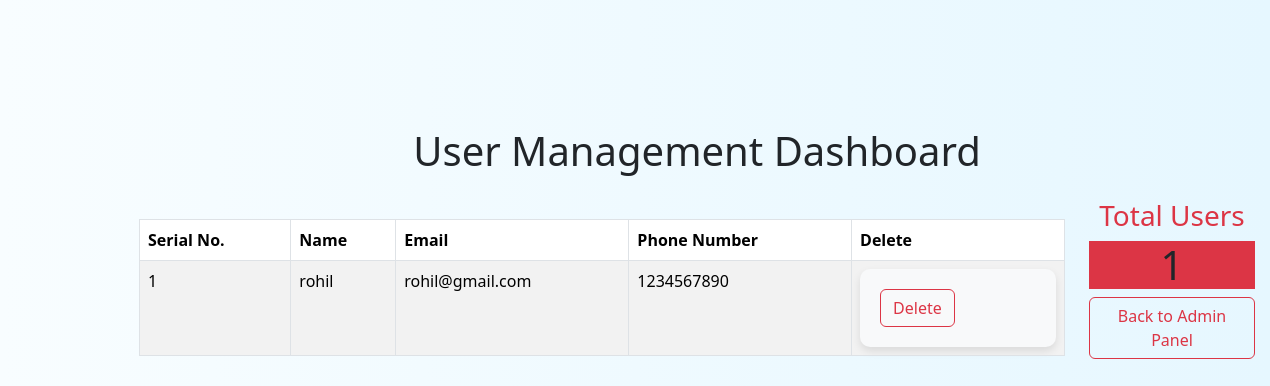
The app's page /admin/user/user_form.php with its own data.
### tables this page shows
CREATE TABLE `user` (
  `id` int(11) NOT NULL,
  `username` varchar(100) NOT NULL,
  `email` varchar(100) NOT NULL,
  `phno` varchar(200) NOT NULL,
  `password` varchar(100) NOT NULL
);

### db.php (called while the page is built, shortened)
<?php
require_once 'model/user.php';
class Database {
    private $conn;
    public function __construct($host, $user, $password, $dbname) {
        $this->conn = new mysqli($host, $user, $password, $dbname);
    }
    public function getConnection() {
        return $this->conn;
    }
}
?>

### admin/user/user_api.php (called while the page is built, shortened)
<?php
require_once '../../db.php';
class UserAPI
{
    private $dbConnection;
    public function __construct($host, $user, $password, $dbName)
    {
        $db = new Database($host, $user, $password, $dbName);
        $this->dbConnection = $db->getConnection();
    }
    public function getAllUsers()
    {
        try {
        $stmt = $this->dbConnection->prepare("SELECT * FROM user");
        $stmt->execute();
        $result = $stmt->get_result();
        $users = [];
        while ($row = $result->fetch_assoc()) {
            $users[] = new User(
                $row['username'],
                $row['email'],
                $row['phno'],
                $row['password'],
                $row['id']
            );
        }
        return $users;
    } catch (Exception $e) {
        echo "Error fetching products: " . $e->getMessage();
        return [];
    }
    }
}
$userAPI = new UserAPI('localhost', 'root', '', 'speakers');
?>

### model/user.php (called while the page is built, shortened)
<?php
class User{
public $username = '';
private $email = '';
private $phno = '';
public function __construct($username, $email, $phno, $password, $id = null) {
    $this->username = $username;
}
public function getUsername() {
    return $this->username;
}
public function setEmail($email) {
    if (filter_var($email, FILTER_VALIDATE_EMAIL)) {
        $this->email = $email;
    } else {
        throw new Exception("Invalid email format");
    }
}
public function getEmail() {
    return $this->email;
}
public function setPhno($phno) {
    if (preg_match('/^\+?[0-9]{10,15}$/', $phno)) {
        $this->phno = $phno;
    } else {
        throw new Exception("Invalid phone number format");
    }
}
public function getPhno() {
    return $this->phno;
}
}
?>

### admin/user/user_form.php (the view, shortened to what this page needs)
<!DOCTYPE html>
<html lang="en">
<head>
    <link href="https://cdn.jsdelivr.net/npm/bootstrap@5.3.3/dist/css/bootstrap.min.css" rel="stylesheet"
>
    <link rel="stylesheet" href="../../assets/style.css">
</head>
<?php
include('user_api.php');
$users = $userAPI->getAllUsers();
$count = count($users);
?>
<body>
    <div class="container">
    <h1 class="text-center my-4">User Management Dashboard</h1>
        <div class="row">
            <div class="col-md-10">
                <table class="table table-striped">
                    <thead class="text-center">
                        <tr>
                            <th>Serial No.</th>
                            <th>Name</th>
                            <th>Email</th>
                            <th>Phone Number</th>
                            <th>Delete</th>
                        </tr>
                    </thead>
                    <tbody>
                        <?php
                        foreach ($users as $index => $user) {
                            echo "<tr>
                                    <td>" . ($index + 1) . "</td>
                                    <td>" . htmlspecialchars($user->getUsername()) . "</td>
                                    <td>" . htmlspecialchars($user->getEmail()) . "</td>
                                    <td>" . htmlspecialchars($user->getPhno()) . "</td>
                                    <td>
                                        <form action='user_form.php' method='POST'>
                                            <input type='hidden' name='userId' value='" . $user->getId() . "'>
                                            <button type='submit' class='btn btn-outline-danger' name='deleteUser'>Delete</button>
                                        </form>
                                    </td>
                                  </tr>";
                        }
                        ?>
                    </tbody>
                </table>
            </div>
            <div class="col-md-2 pr-5 text-center">
                <h3 class="text-danger">Total Users</h3>
                <h1 id="userCount" class="bg-danger"><?= $count ?></h1>
                <a href="../OurStore.php" class="btn btn-outline-danger">Back to Admin Panel</a>
            </div>
        </div>
    </div>
</body>
</html>

### assets/style.css (style rules this page uses)
body { background: linear-gradient(to right, #f8fdff, #e6f7ff); }
.container { margin:10%; }
form { background-color: #f8f9fa; border-radius: 10px; padding: 20px; box-shadow: 0 4px 8px rgba(0, 0, 0, 0.1); }
table { width: 100%; border-collapse: collapse; font-size: 16px; text-align: left; }
table thead th { background-color: #264653; color: #ffffff; padding: 10px; border: 1px solid #dee2e6; }
table tbody td { padding: 10px; border: 1px solid #dee2e6; }
table { width: 100%; border-collapse: collapse; margin-top: 20px; }
table th, table td { border: 1px solid #ddd; padding: 10px; text-align: left; }
table th { background-color: #264653; color: white; }

### records on screen
user: username "rohil", email "rohil@gmail.com", phno "1234567890"

### other values on screen
$count "1"
